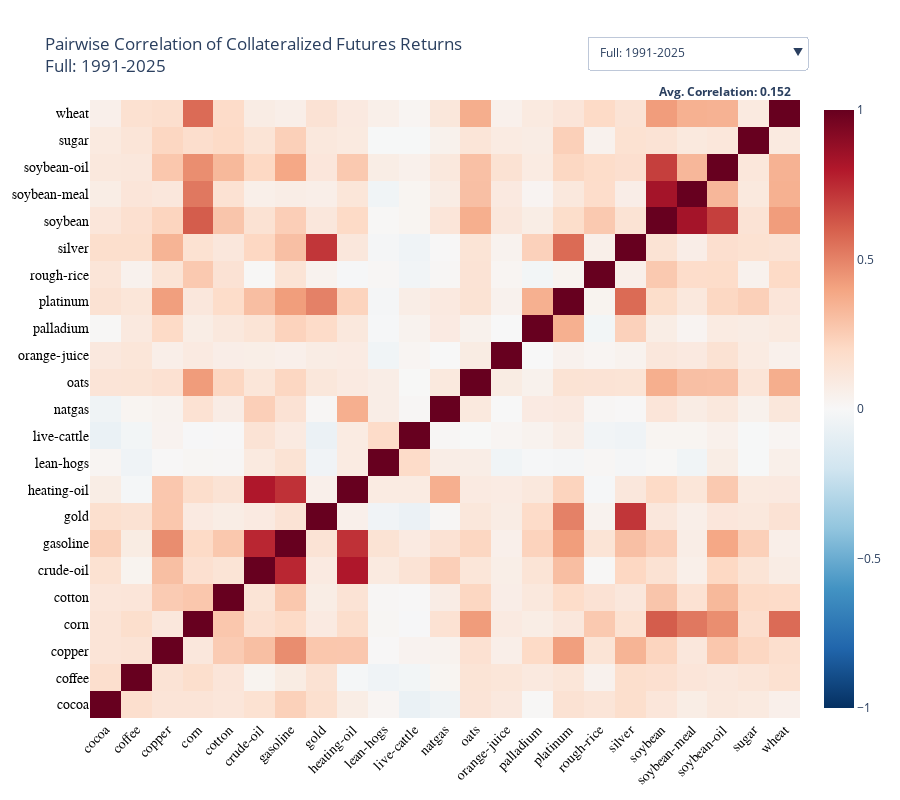

The notebook cell saved with this chart:
### Code cell
import plotly.graph_objects as go
import numpy as np

# --- Create a mapping from the full commodity name to the short name ---
full_to_short_map = {name: name.split(' (')[0].replace('-1', '').replace('ph-', '') for name in collateralized_futures_returns_df.columns}

# --- Pre-calculate the average correlation for each period ---
avg_correlations = {}
for period_name in periods.keys():
    period_returns = set_period_for_df(period_name, periods, collateralized_futures_returns_df)
    period_returns = period_returns.dropna(axis=1, how='all')
    corr_matrix = period_returns.corr()
    
    # Calculate the average correlation, excluding the diagonal
    corr_matrix_copy = corr_matrix.copy()
    np.fill_diagonal(corr_matrix_copy.values, np.nan)
    average_corr = corr_matrix_copy.unstack().mean()
    
    # Store the formatted string
    avg_correlations[period_name] = f"<b>Avg. Correlation: {average_corr:.3f}</b>"

# --- Create the interactive figure ---
fig = go.Figure()

# Loop through all defined periods to add a heatmap trace for each one
for period_name in periods.keys():
    period_returns = set_period_for_df(period_name, periods, collateralized_futures_returns_df)
    period_returns = period_returns.dropna(axis=1, how='all')
    corr_matrix = period_returns.corr()
    short_labels = [full_to_short_map[name] for name in corr_matrix.columns]
    period_str = return_period_str(period_name, periods)

    fig.add_trace(
        go.Heatmap(
            z=corr_matrix.values,
            x=short_labels,
            y=short_labels,
            colorscale='RdBu_r',
            zmid=0,
            visible=(period_name == "Full"),
            name=period_str
        )
    )

# --- Create the dropdown menu buttons ---
buttons = []
for i, period_name in enumerate(periods.keys()):
    period_str = return_period_str(period_name, periods)
    visibility = [False] * len(periods)
    visibility[i] = True
    
    buttons.append(
        dict(
            label=period_str,
            method="update",
            # Args now update visibility, title, AND the annotation text
            args=[
                {"visible": visibility},
                {
                    "title": f"Pairwise Correlation of Collateralized Futures Returns<br>{period_str}",
                    "annotations[0].text": avg_correlations[period_name]
                }
            ]
        )
    )

# --- Update the layout with the dropdown, title, AND a placeholder annotation ---
fig.update_layout(
    title_text=f"Pairwise Correlation of Collateralized Futures Returns<br>{return_period_str('Full', periods)}",
    width=900,
    height=800,
    xaxis_tickangle=-45,
    xaxis=dict(
        tickfont=dict(
            size=14,  # Set your desired font size here
            color='black',  # Set your desired font color here
            family = 'Arial'
        )
    ),
    # If you also want to update y-axis ticks font size:
    yaxis=dict(
        tickfont=dict(
            size=14,  # Set your desired font size here
            color='black',  # Set your desired font color here
            family = 'Arial'
        )
    ),
    updatemenus=[
        dict(
            active=0,
            buttons=buttons,
            direction="down",
            pad={"r": 10, "t": 10},
            showactive=True,
            x=0.7,
            xanchor="left",
            y=1.12,
            yanchor="top"
        )
    ],
    # Add the annotation object here
    annotations=[
        dict(
            text=avg_correlations['Full'], # Initial text
            showarrow=False,
            xref="paper", yref="paper",
            x=0.99, y=1.03
        )
    ]
)

fig.show()

### Figure 1 — Plotly figure (JSON) as saved in the notebook; plotly's stock layout.template omitted (floating-point values rounded to 4 significant figures; data arrays with more than 128 entries replaced by an {"elided": "..."} marker saying what was removed)
{"data": [{"colorscale": [[0, "rgb(5,48,97)"], [0.1, "rgb(33,102,172)"], [0.2, "rgb(67,147,195)"], [0.3, "rgb(146,197,222)"], [0.4, "rgb(209,229,240)"], [0.5, "rgb(247,247,247)"], [0.6, "rgb(253,219,199)"], [0.7, "rgb(244,165,130)"], [0.8, "rgb(214,96,77)"], [0.9, "rgb(178,24,43)"], [1, "rgb(103,0,31)"]], "name": "Full: 1991-2025", "type": "heatmap", "visible": true, "x": ["cocoa", "coffee", "copper", "corn", "cotton", "crude-oil", "gasoline", "gold", "heating-oil", "lean-hogs", "live-cattle", "natgas", "oats", "orange-juice", "palladium", "platinum", "rough-rice", "silver", "soybean", "soybean-meal", "soybean-oil", "sugar", "wheat"], "y": ["cocoa", "coffee", "copper", "corn", "cotton", "crude-oil", "gasoline", "gold", "heating-oil", "lean-hogs", "live-cattle", "natgas", "oats", "orange-juice", "palladium", "platinum", "rough-rice", "silver", "soybean", "soybean-meal", "soybean-oil", "sugar", "wheat"], "z": {"elided": "23x23 float values"}, "zmid": 0}, {"colorscale": [[0, "rgb(5,48,97)"], [0.1, "rgb(33,102,172)"], [0.2, "rgb(67,147,195)"], [0.3, "rgb(146,197,222)"], [0.4, "rgb(209,229,240)"], [0.5, "rgb(247,247,247)"], [0.6, "rgb(253,219,199)"], [0.7, "rgb(244,165,130)"], [0.8, "rgb(214,96,77)"], [0.9, "rgb(178,24,43)"], [1, "rgb(103,0,31)"]], "name": "Original Period: 1991-2015", "type": "heatmap", "visible": false, "x": ["cocoa", "coffee", "copper", "corn", "cotton", "crude-oil", "gasoline", "gold", "heating-oil", "lean-hogs", "live-cattle", "natgas", "oats", "orange-juice", "palladium", "platinum", "rough-rice", "silver", "soybean", "soybean-meal", "soybean-oil", "sugar", "wheat"], "y": ["cocoa", "coffee", "copper", "corn", "cotton", "crude-oil", "gasoline", "gold", "heating-oil", "lean-hogs", "live-cattle", "natgas", "oats", "orange-juice", "palladium", "platinum", "rough-rice", "silver", "soybean", "soybean-meal", "soybean-oil", "sugar", "wheat"], "z": {"elided": "23x23 float values"}, "zmid": 0}, {"colorscale": [[0, "rgb(5,48,97)"], [0.1, "rgb(33,102,172)"], [0.2, "rgb(67,147,195)"], [0.3, "rgb(146,197,222)"], [0.4, "rgb(209,229,240)"], [0.5, "rgb(247,247,247)"], [0.6, "rgb(253,219,199)"], [0.7, "rgb(244,165,130)"], [0.8, "rgb(214,96,77)"], [0.9, "rgb(178,24,43)"], [1, "rgb(103,0,31)"]], "name": "Post-Financialization: 2015-2025", "type": "heatmap", "visible": false, "x": ["cocoa", "coffee", "copper", "corn", "cotton", "crude-oil", "gasoline", "gold", "heating-oil", "lean-hogs", "live-cattle", "natgas", "oats", "orange-juice", "palladium", "platinum", "rough-rice", "silver", "soybean", "soybean-meal", "soybean-oil", "sugar", "wheat"], "y": ["cocoa", "coffee", "copper", "corn", "cotton", "crude-oil", "gasoline", "gold", "heating-oil", "lean-hogs", "live-cattle", "natgas", "oats", "orange-juice", "palladium", "platinum", "rough-rice", "silver", "soybean", "soybean-meal", "soybean-oil", "sugar", "wheat"], "z": {"elided": "23x23 float values"}, "zmid": 0}, {"colorscale": [[0, "rgb(5,48,97)"], [0.1, "rgb(33,102,172)"], [0.2, "rgb(67,147,195)"], [0.3, "rgb(146,197,222)"], [0.4, "rgb(209,229,240)"], [0.5, "rgb(247,247,247)"], [0.6, "rgb(253,219,199)"], [0.7, "rgb(244,165,130)"], [0.8, "rgb(214,96,77)"], [0.9, "rgb(178,24,43)"], [1, "rgb(103,0,31)"]], "name": "Pre-Financialization: 1991-2005", "type": "heatmap", "visible": false, "x": ["cocoa", "coffee", "copper", "corn", "cotton", "crude-oil", "gold", "heating-oil", "lean-hogs", "live-cattle", "natgas", "oats", "orange-juice", "palladium", "platinum", "rough-rice", "silver", "soybean", "soybean-meal", "soybean-oil", "sugar", "wheat"], "y": ["cocoa", "coffee", "copper", "corn", "cotton", "crude-oil", "gold", "heating-oil", "lean-hogs", "live-cattle", "natgas", "oats", "orange-juice", "palladium", "platinum", "rough-rice", "silver", "soybean", "soybean-meal", "soybean-oil", "sugar", "wheat"], "z": {"elided": "22x22 float values"}, "zmid": 0}, {"colorscale": [[0, "rgb(5,48,97)"], [0.1, "rgb(33,102,172)"], [0.2, "rgb(67,147,195)"], [0.3, "rgb(146,197,222)"], [0.4, "rgb(209,229,240)"], [0.5, "rgb(247,247,247)"], [0.6, "rgb(253,219,199)"], [0.7, "rgb(244,165,130)"], [0.8, "rgb(214,96,77)"], [0.9, "rgb(178,24,43)"], [1, "rgb(103,0,31)"]], "name": "Financialization: 2005-2015", "type": "heatmap", "visible": false, "x": ["cocoa", "coffee", "copper", "corn", "cotton", "crude-oil", "gasoline", "gold", "heating-oil", "lean-hogs", "live-cattle", "natgas", "oats", "orange-juice", "palladium", "platinum", "rough-rice", "silver", "soybean", "soybean-meal", "soybean-oil", "sugar", "wheat"], "y": ["cocoa", "coffee", "copper", "corn", "cotton", "crude-oil", "gasoline", "gold", "heating-oil", "lean-hogs", "live-cattle", "natgas", "oats", "orange-juice", "palladium", "platinum", "rough-rice", "silver", "soybean", "soybean-meal", "soybean-oil", "sugar", "wheat"], "z": {"elided": "23x23 float values"}, "zmid": 0}, {"colorscale": [[0, "rgb(5,48,97)"], [0.1, "rgb(33,102,172)"], [0.2, "rgb(67,147,195)"], [0.3, "rgb(146,197,222)"], [0.4, "rgb(209,229,240)"], [0.5, "rgb(247,247,247)"], [0.6, "rgb(253,219,199)"], [0.7, "rgb(244,165,130)"], [0.8, "rgb(214,96,77)"], [0.9, "rgb(178,24,43)"], [1, "rgb(103,0,31)"]], "name": "Pre-Covid: 2015-2020", "type": "heatmap", "visible": false, "x": ["cocoa", "coffee", "copper", "corn", "cotton", "crude-oil", "gasoline", "gold", "heating-oil", "lean-hogs", "live-cattle", "natgas", "oats", "orange-juice", "palladium", "platinum", "rough-rice", "silver", "soybean", "soybean-meal", "soybean-oil", "sugar", "wheat"], "y": ["cocoa", "coffee", "copper", "corn", "cotton", "crude-oil", "gasoline", "gold", "heating-oil", "lean-hogs", "live-cattle", "natgas", "oats", "orange-juice", "palladium", "platinum", "rough-rice", "silver", "soybean", "soybean-meal", "soybean-oil", "sugar", "wheat"], "z": {"elided": "23x23 float values"}, "zmid": 0}, {"colorscale": [[0, "rgb(5,48,97)"], [0.1, "rgb(33,102,172)"], [0.2, "rgb(67,147,195)"], [0.3, "rgb(146,197,222)"], [0.4, "rgb(209,229,240)"], [0.5, "rgb(247,247,247)"], [0.6, "rgb(253,219,199)"], [0.7, "rgb(244,165,130)"], [0.8, "rgb(214,96,77)"], [0.9, "rgb(178,24,43)"], [1, "rgb(103,0,31)"]], "name": "Post-Covid: 2020-2025", "type": "heatmap", "visible": false, "x": ["cocoa", "coffee", "copper", "corn", "cotton", "crude-oil", "gasoline", "gold", "heating-oil", "lean-hogs", "live-cattle", "natgas", "oats", "orange-juice", "palladium", "platinum", "rough-rice", "silver", "soybean", "soybean-meal", "soybean-oil", "sugar", "wheat"], "y": ["cocoa", "coffee", "copper", "corn", "cotton", "crude-oil", "gasoline", "gold", "heating-oil", "lean-hogs", "live-cattle", "natgas", "oats", "orange-juice", "palladium", "platinum", "rough-rice", "silver", "soybean", "soybean-meal", "soybean-oil", "sugar", "wheat"], "z": {"elided": "23x23 float values"}, "zmid": 0}], "layout": {"annotations": [{"showarrow": false, "text": "<b>Avg. Correlation: 0.152</b>", "x": 0.99, "xref": "paper", "y": 1.03, "yref": "paper"}], "height": 800, "title": {"text": "Pairwise Correlation of Collateralized Futures Returns<br>Full: 1991-2025"}, "updatemenus": [{"active": 0, "buttons": [{"args": [{"visible": [true, false, false, false, false, false, false]}, {"annotations[0].text": "<b>Avg. Correlation: 0.152</b>", "title": "Pairwise Correlation of Collateralized Futures Returns<br>Full: 1991-2025"}], "label": "Full: 1991-2025", "method": "update"}, {"args": [{"visible": [false, true, false, false, false, false, false]}, {"annotations[0].text": "<b>Avg. Correlation: 0.170</b>", "title": "Pairwise Correlation of Collateralized Futures Returns<br>Original Period: 1991-2015"}], "label": "Original Period: 1991-2015", "method": "update"}, {"args": [{"visible": [false, false, true, false, false, false, false]}, {"annotations[0].text": "<b>Avg. Correlation: 0.118</b>", "title": "Pairwise Correlation of Collateralized Futures Returns<br>Post-Financialization: 2015-2025"}], "label": "Post-Financialization: 2015-2025", "method": "update"}, {"args": [{"visible": [false, false, false, true, false, false, false]}, {"annotations[0].text": "<b>Avg. Correlation: 0.061</b>", "title": "Pairwise Correlation of Collateralized Futures Returns<br>Pre-Financialization: 1991-2005"}], "label": "Pre-Financialization: 1991-2005", "method": "update"}, {"args": [{"visible": [false, false, false, false, true, false, false]}, {"annotations[0].text": "<b>Avg. Correlation: 0.280</b>", "title": "Pairwise Correlation of Collateralized Futures Returns<br>Financialization: 2005-2015"}], "label": "Financialization: 2005-2015", "method": "update"}, {"args": [{"visible": [false, false, false, false, false, true, false]}, {"annotations[0].text": "<b>Avg. Correlation: 0.096</b>", "title": "Pairwise Correlation of Collateralized Futures Returns<br>Pre-Covid: 2015-2020"}], "label": "Pre-Covid: 2015-2020", "method": "update"}, {"args": [{"visible": [false, false, false, false, false, false, true]}, {"annotations[0].text": "<b>Avg. Correlation: 0.115</b>", "title": "Pairwise Correlation of Collateralized Futures Returns<br>Post-Covid: 2020-2025"}], "label": "Post-Covid: 2020-2025", "method": "update"}], "direction": "down", "pad": {"r": 10, "t": 10}, "showactive": true, "x": 0.7, "xanchor": "left", "y": 1.12, "yanchor": "top"}], "width": 900, "xaxis": {"tickangle": -45, "tickfont": {"color": "black", "family": "Arial", "size": 14}}, "yaxis": {"tickfont": {"color": "black", "family": "Arial", "size": 14}}}}
